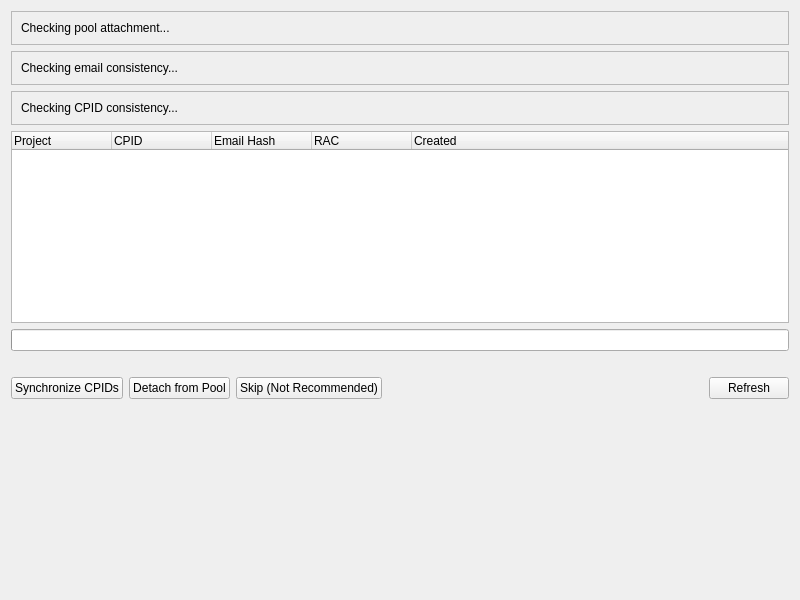
<?xml version="1.0" encoding="UTF-8"?>
<ui version="4.0">
 <class>ResearcherWizardCpidSyncPage</class>
 <widget class="QWizardPage" name="ResearcherWizardCpidSyncPage">
  <property name="geometry">
   <rect>
    <x>0</x>
    <y>0</y>
    <width>800</width>
    <height>600</height>
   </rect>
  </property>
  <property name="minimumSize">
   <size>
    <width>700</width>
    <height>500</height>
   </size>
  </property>
  <property name="windowTitle">
   <string>CPID Synchronization</string>
  </property>
  <property name="title">
   <string>CPID Synchronization</string>
  </property>
  <property name="subTitle">
   <string>Verify and synchronize your BOINC project CPIDs for solo crunching</string>
  </property>
  <layout class="QVBoxLayout" name="mainLayout">
   <item>
    <widget class="QFrame" name="poolFrame">
     <property name="frameShape">
      <enum>QFrame::StyledPanel</enum>
     </property>
     <property name="frameShadow">
      <enum>QFrame::Raised</enum>
     </property>
     <layout class="QHBoxLayout" name="poolLayout">
      <item>
       <widget class="QLabel" name="poolDetectionLabel">
        <property name="text">
         <string>Checking pool attachment...</string>
        </property>
        <property name="wordWrap">
         <bool>true</bool>
        </property>
       </widget>
      </item>
     </layout>
    </widget>
   </item>
   <item>
    <widget class="QFrame" name="emailFrame">
     <property name="frameShape">
      <enum>QFrame::StyledPanel</enum>
     </property>
     <property name="frameShadow">
      <enum>QFrame::Raised</enum>
     </property>
     <layout class="QHBoxLayout" name="emailLayout">
      <item>
       <widget class="QLabel" name="emailValidationLabel">
        <property name="text">
         <string>Checking email consistency...</string>
        </property>
        <property name="wordWrap">
         <bool>true</bool>
        </property>
       </widget>
      </item>
     </layout>
    </widget>
   </item>
   <item>
    <widget class="QFrame" name="cpidFrame">
     <property name="frameShape">
      <enum>QFrame::StyledPanel</enum>
     </property>
     <property name="frameShadow">
      <enum>QFrame::Raised</enum>
     </property>
     <layout class="QHBoxLayout" name="cpidLayout">
      <item>
       <widget class="QLabel" name="cpidMatchLabel">
        <property name="text">
         <string>Checking CPID consistency...</string>
        </property>
        <property name="wordWrap">
         <bool>true</bool>
        </property>
       </widget>
      </item>
     </layout>
    </widget>
   </item>
   <item>
    <widget class="QTreeWidget" name="projectsTree">
     <property name="alternatingRowColors">
      <bool>true</bool>
     </property>
     <property name="minimumHeight">
      <number>200</number>
     </property>
     <column>
      <property name="text">
       <string>Project</string>
      </property>
     </column>
     <column>
      <property name="text">
       <string>CPID</string>
      </property>
     </column>
     <column>
      <property name="text">
       <string>Email Hash</string>
      </property>
     </column>
     <column>
      <property name="text">
       <string>RAC</string>
      </property>
     </column>
     <column>
      <property name="text">
       <string>Created</string>
      </property>
     </column>
    </widget>
   </item>
   <item>
    <widget class="QProgressBar" name="progressBar">
     <property name="visible">
      <bool>false</bool>
     </property>
     <property name="minimumHeight">
      <number>20</number>
     </property>
    </widget>
   </item>
   <item>
    <widget class="QLabel" name="statusLabel">
     <property name="text">
      <string/>
     </property>
     <property name="wordWrap">
      <bool>true</bool>
     </property>
     <property name="textFormat">
      <enum>Qt::RichText</enum>
     </property>
    </widget>
   </item>
   <item>
    <layout class="QHBoxLayout" name="buttonLayout">
     <item>
      <widget class="QPushButton" name="syncButton">
       <property name="text">
        <string>Synchronize CPIDs</string>
       </property>
      </widget>
     </item>
     <item>
      <widget class="QPushButton" name="detachPoolButton">
       <property name="text">
        <string>Detach from Pool</string>
       </property>
      </widget>
     </item>
     <item>
      <widget class="QPushButton" name="skipButton">
       <property name="text">
        <string>Skip (Not Recommended)</string>
       </property>
      </widget>
     </item>
     <item>
      <spacer name="horizontalSpacer">
       <property name="orientation">
        <enum>Qt::Horizontal</enum>
       </property>
       <property name="sizeHint" stdset="0">
        <size>
         <width>40</width>
         <height>20</height>
        </size>
       </property>
      </spacer>
     </item>
     <item>
      <widget class="QPushButton" name="refreshButton">
       <property name="text">
        <string>Refresh</string>
       </property>
      </widget>
     </item>
    </layout>
   </item>
   <item>
    <spacer name="verticalSpacer">
     <property name="orientation">
      <enum>Qt::Vertical</enum>
     </property>
     <property name="sizeHint" stdset="0">
      <size>
       <width>20</width>
       <height>40</height>
      </size>
     </property>
    </spacer>
   </item>
  </layout>
 </widget>
 <resources/>
 <connections/>
</ui>
